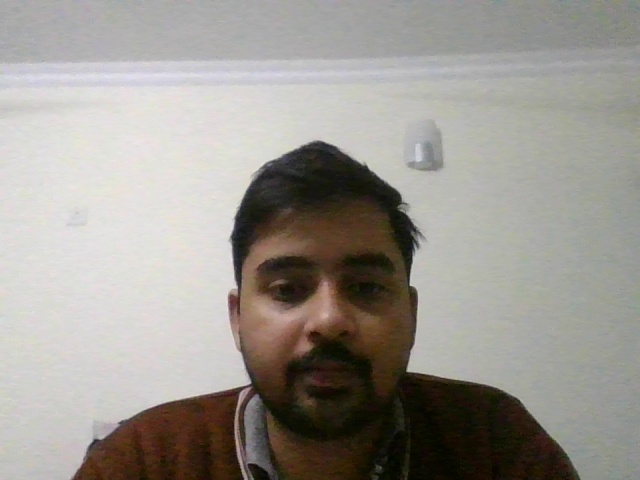
#> input picture test/aashish.jpeg, 640 x 480 px
$ python readAndGreyscale.py
#> lines starting #> are read from the running program, lines starting #| are printed output that depends on the picture
'''
    Program : readAndGreyscale.py
    Functionality : Reading image and converting the image into a greyscale image
    Author : Aashish Loknath Panigrahi (@asxyzp)
'''

import cv2
import os.path
import sys

fileName = input("Image file name (w/ file format)?\t")
#> the answer given: aashish.jpeg
if(os.path.isfile(fileName)):
    Frame = cv2.imread(fileName,cv2.IMREAD_COLOR)
#> Frame is the input picture: shape (480, 640, 3); mean B, G, R 144.7, 151, 155.1
    rowlen = len(Frame)         #Stores length of the row
#> rowlen = 480
    collen = len(Frame[0])      #Stores length of the column
#> collen = 640
    for i in range(rowlen):
        for j in range(collen):
            #Using luma method for converting color image to grayscale
            grey = Frame[i][j][0]*0.3+Frame[i][j][1]*0.59+Frame[i][j][2]*0.11
            Frame[i][j][0]=grey
            Frame[i][j][1]=grey
            Frame[i][j][2]=grey
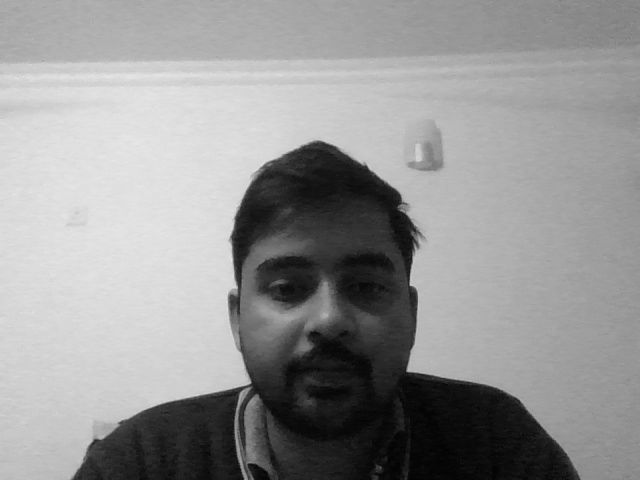
#> Frame: shape (480, 640, 3); min 2, max 231, mean 149.1
    cv2.imwrite("greyscale_"+fileName,Frame)
